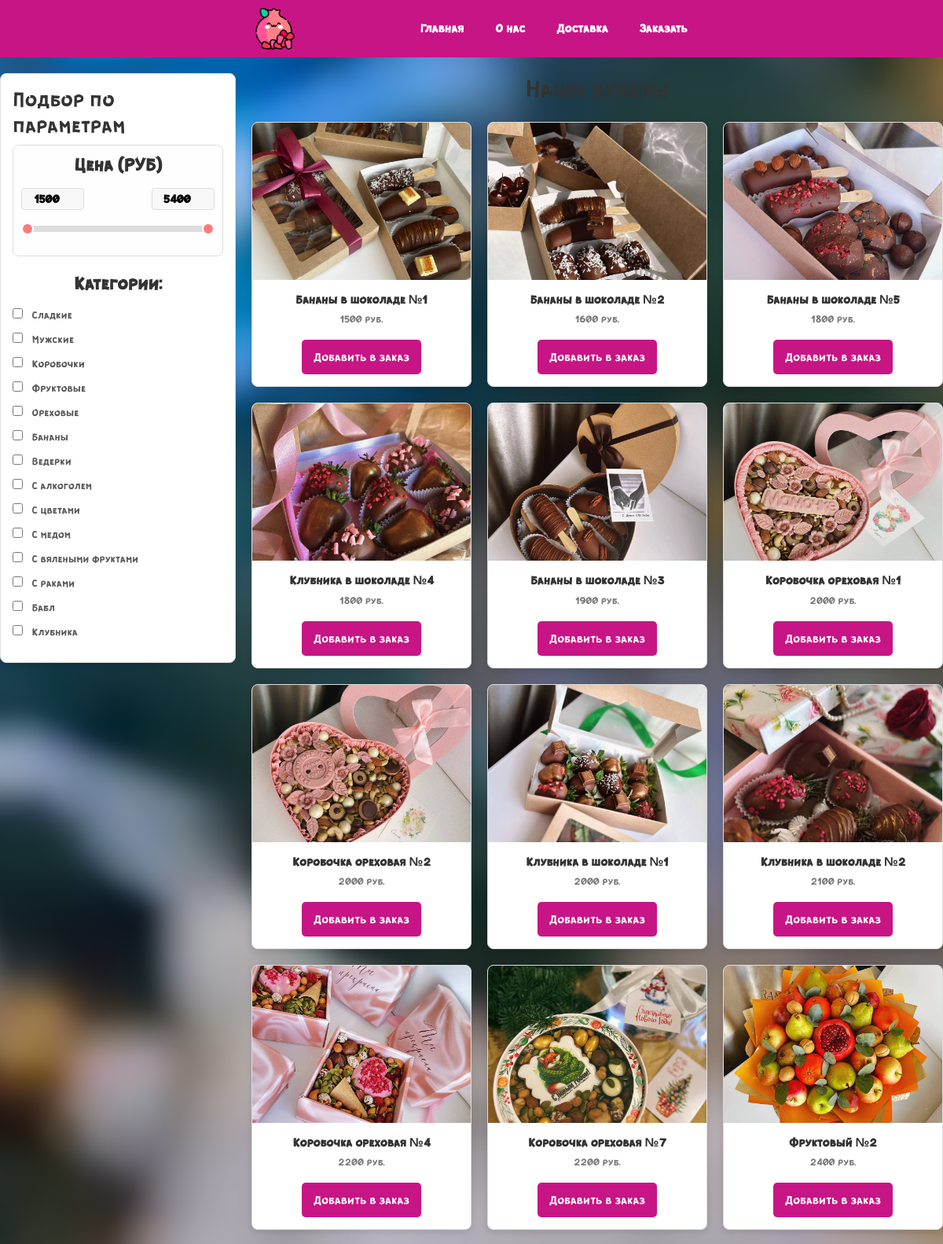
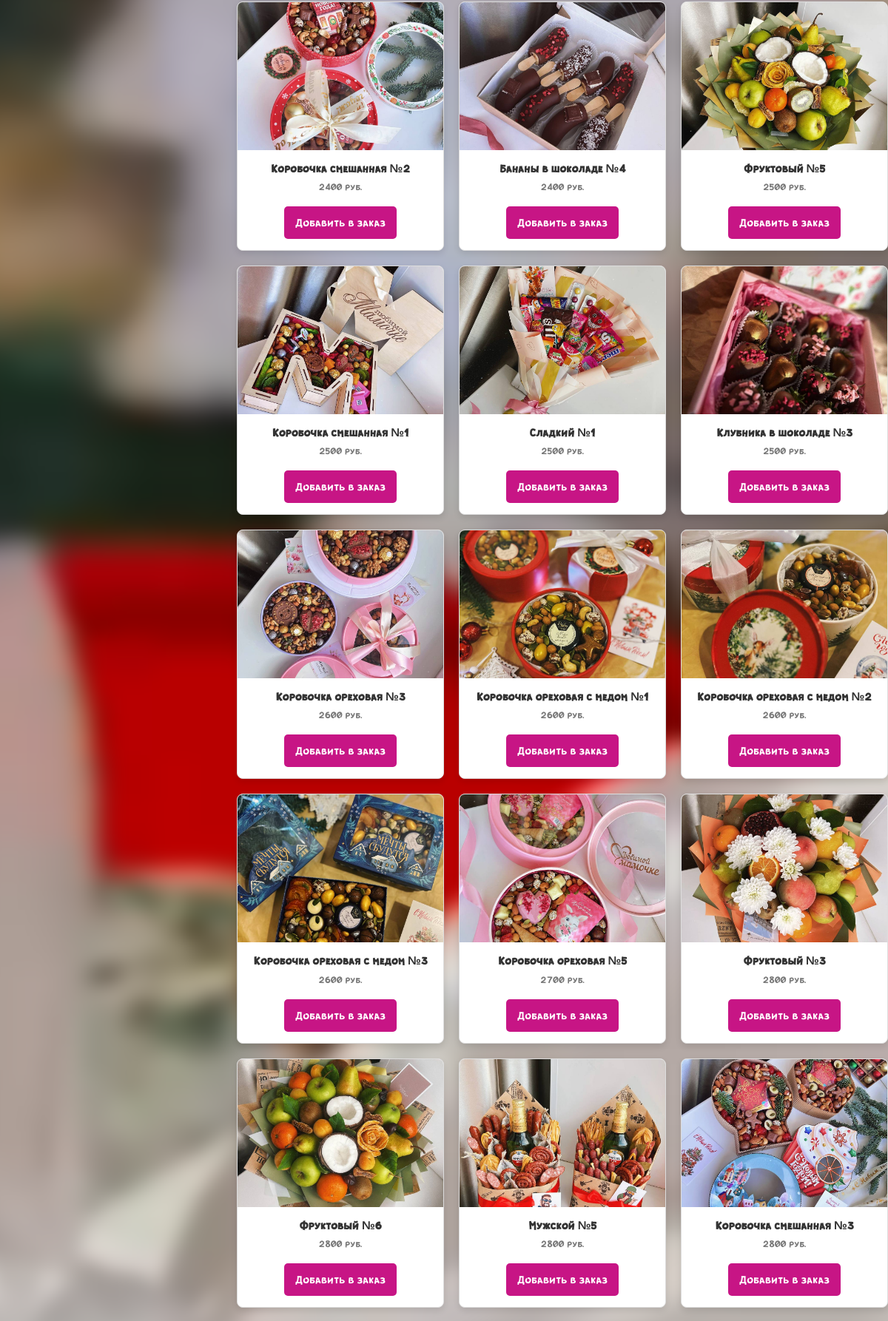
The page / (upper part) on the database its author committed (2 pictures, top to bottom).
### main/models.py (models this page shows, shortened)
class Category(models.Model):
    name = models.CharField(max_length=100)
    class Meta:
        verbose_name = 'Категория'
        verbose_name_plural = 'Категории'

class Bouquets(models.Model):
    categories = models.ManyToManyField(Category, related_name='bouquets')
    image = models.ImageField("Изображение", upload_to="bouquets/")
    price = models.IntegerField('Цена')
    title = models.CharField('Название', max_length=40)
    class Meta:
        verbose_name = 'Букет'
        verbose_name_plural = 'Букеты'

### main/views.py (the view)
# urls.py: path('', views.bouquets_view, name='home'),
def bouquets_view(request):
    min_price = Bouquets.objects.order_by('price').first().price if Bouquets.objects.exists() else 0
    max_price = Bouquets.objects.order_by('-price').first().price if Bouquets.objects.exists() else 10000
    price_min = int(request.GET.get('price_min', min_price))
    price_max = int(request.GET.get('price_max', max_price))
    selected_categories = request.GET.getlist('category')
    bouquets = Bouquets.objects.filter(price__gte=price_min, price__lte=price_max)
    if selected_categories:
        for category in selected_categories:
            bouquets = bouquets.filter(categories__name=category)
    bouquets = bouquets.order_by('price')
    categories = Category.objects.all()
    return render(request, 'main/bouquets.html', {
        'bouquets': bouquets.distinct(),
        'categories': categories,
        'min_price': min_price,
        'max_price': max_price,
        'selected_categories': selected_categories,
    })

### main/templates/main/bouquets.html (shortened to what this page needs)
{% extends "main/base.html" %}
{% load static %}
{% block content %}
<div class="main-container">
    <div class="filter-panel">
        <h3 class="filter-title">Подбор по параметрам</h3>
        <form method="get" id="filter-form">
            <div class="price-slider-container">
                <h4>Цена (РУБ)</h4>
                <div class="slider-values d-flex justify-content-between mb-2">
                    <input type="number" id="price-min-input" class="price-input"
                           name="price_min" min="{{ min_price }}" max="{{ max_price }}"
                           value="{{ request.GET.price_min|default:min_price }}">
                    <input type="number" id="price-max-input" class="price-input"
                           name="price_max" min="{{ min_price }}" max="{{ max_price }}"
                           value="{{ request.GET.price_max|default:max_price }}">
                </div>
                <div class="slider-wrapper">
                    <input type="range" id="slider-min" min="{{ min_price }}" max="{{ max_price }}"
                           value="{{ request.GET.price_min|default:min_price }}">
                    <input type="range" id="slider-max" min="{{ min_price }}" max="{{ max_price }}"
                           value="{{ request.GET.price_max|default:max_price }}">
                </div>
            </div>
            <div class="filter-section">
                <h4>Категории:</h4>
                {% for category in categories %}
                <label>
                    <input type="checkbox" name="category" value="{{ category.name }}"
                        {% if category.name in selected_categories %}checked{% endif %}>
                    {{ category.name }}
                </label>
                {% endfor %}
            </div>
        </form>
    </div>
    <div class="bouquets-container">
        <h2 class="text-center mb-4">Наши букеты</h2>
        <div class="bouquets-grid" id="bouquets-grid">
            {% for bouquet in bouquets %}
            <div class="bouquet-card show">
                <img src="{{ bouquet.image.url }}" alt="Букет {{ bouquet.title }}">
                <div class="card-body">
                    <h5 class="card-title">{{ bouquet.title }}</h5>
                    <p class="card-text">{{ bouquet.price }} руб.</p>
                    <form method="post" action="{% url 'add_to_order' bouquet.id %}">
                        <button type="submit" class="btn btn-primary">Добавить в заказ</button>
                    </form>
                </div>
            </div>
            {% empty %}
            <p class="text-center">Нет букетов, подходящих под выбранные параметры.</p>
            {% endfor %}
        </div>
    </div>
</div>
{% endblock %}

### main/templates/main/base.html (shortened to what this page needs)
{% load static %}
<!DOCTYPE html>
<html lang="ru">
<head>
    <link href="https://cdn.jsdelivr.net/npm/bootstrap@5.3.3/dist/css/bootstrap.min.css" rel="stylesheet">
    <link rel="stylesheet" href="{% static 'main/css/style.css' %}">
</head>
<body>
    <header>
        <nav>
            <ul class="header-menu">
                <li><img src="{% static 'main/img/logo.png' %}" alt="" class="logo"></li>
                <li><a href="{% url 'bouquets' %}">Главная</a></li>
                <li><a href="{% url 'about' %}">О нас</a></li>
                <li><a href="{% url 'delivery' %}">Доставка</a></li>
                <li><a href="{% url 'order' %}">Заказать</a></li>
            </ul>
        </nav>
    </header>
    <main>
        <div class="video-background">
            <video autoplay muted loop preload="auto" poster="{% static 'main/img/home-placeholder.png' %}">
                <source src="{% static 'main/video/home_background.mp4' %}" type="video/mp4">
            </video>
        </div>
        {% block content %}
        {% endblock %}
    </main>
</body>
</html>

### main/static/main/css/style.css (style rules this page uses)
body { font-family: 'Guerrilla', sans-serif; margin: 0; padding: 0; background: #f4f4f4; color: #333; }
header { background-color: #C71585; color: #ffffff; padding: 10px 20px; text-align: center; }
nav ul { list-style-type: none; padding: 0; margin: 0; display: flex; justify-content: center; align-items: center; }
.header-menu li:first-child { margin-right: 12%; }
.logo { width: 50px; }
nav ul li { margin: 0 20px; }
nav ul li a { color: white; text-decoration: none; font-size: 16px; font-weight: bold; }
.card-body { padding: 15px 16px; width: 100%; text-align: center; }
.video-background { position: fixed; top: 0; left: 0; width: 100%; height: 100%; overflow: hidden; z-index: -1; }
.video-background video { width: 100%; height: 100%; object-fit: cover; filter: blur(10px); transform: scale(1.1) }
.main-container { display: flex; gap: 20px; margin: 20px auto; max-width: 1200px; }
.filter-panel { width: 300px; max-height: 750px; background-color: #fff; border: 1px solid #ddd; border-radius: 8px; padding: 15px; box-shadow: 0 2px 6px rgba(0, 0, 0, 0.1); flex-shrink: 0; }
.filter-panel h4 { text-align: center; margin-bottom: 15px; font-weight: bold; }
.filter-panel label { display: block; margin-bottom: 10px; font-size: 14px; color: #555; cursor: pointer; }
.filter-panel input[type="checkbox"] { margin-right: 8px; }
.price-slider-container { margin-bottom: 20px; padding: 10px; background-color: #fefefe; border: 1px solid #ddd; border-radius: 8px; }
.price-input { width: 80px; text-align: center; font-weight: bold; border: 1px solid #ddd; border-radius: 4px; background: #f8f8f8; }
.slider-wrapper { position: relative; height: 8px; margin: 20px 0; background: #ddd; border-radius: 5px; }
.slider-wrapper input[type="range"] { position: absolute; width: 100%; height: 8px; background: none; -webkit-appearance: none; appearance: none; pointer-events: none; margin: 0; }
.bouquets-container { flex: 1; padding-bottom: 100px; }
.bouquets-grid { display: grid; grid-template-columns: repeat(auto-fill, minmax(250px, 1fr)); gap: 20px; }
.bouquet-card { background: #fff; border: 1px solid #ddd; border-radius: 8px; box-shadow: 0 4px 8px rgba(0, 0, 0, 0.1); overflow: hidden; opacity: 0; transform: translateY(20px); transition: all 0.6s ease-out; }
.bouquet-card.show { opacity: 1; transform: translateY(0); }
.bouquet-card img { width: 100%; height: 200px; object-fit: cover; }
.card-title { font-size: 16px; font-weight: bold; color: #333; }
.card-text { font-size: 14px; color: #777; margin-top: 5px; }
button { background-color: #FF7A7A; color: white; border: none; padding: 10px 15px; border-radius: 5px; cursor: pointer; transition: background-color 0.3s; }
.btn-primary { background-color: #C71585; color: white; border: none; padding: 10px 15px; border-radius: 5px; cursor: pointer; transition: background-color 0.3s ease; }

### rows shown on the page
Category: name "Сладкие"
Category: name "Мужские"
Category: name "Коробочки"
Category: name "Фруктовые"
Category: name "Ореховые"
Category: name "Бананы"
Category: name "Ведерки"
Category: name "С алкоголем"
Category: name "С цветами"
Category: name "С медом"
Category: name "С вялеными фруктами"
Category: name "С раками"
Category: name "Бабл"
Category: name "Клубника"
Bouquets: image (picture), title "Бананы в шоколаде №1", price "1500"
Bouquets: image (picture), title "Бананы в шоколаде №2", price "1600"
Bouquets: image (picture), title "Бананы в шоколаде №5", price "1800"
Bouquets: image (picture), title "Клубника в шоколаде №4", price "1800"
Bouquets: image (picture), title "Бананы в шоколаде №3", price "1900"
Bouquets: image (picture), title "Коробочка ореховая №1", price "2000"
Bouquets: image (picture), title "Коробочка ореховая №2", price "2000"
Bouquets: image (picture), title "Клубника в шоколаде №1", price "2000"
Bouquets: image (picture), title "Клубника в шоколаде №2", price "2100"
Bouquets: image (picture), title "Коробочка ореховая №4", price "2200"
Bouquets: image (picture), title "Коробочка ореховая №7", price "2200"
Bouquets: image (picture), title "Фруктовый №2", price "2400"
Bouquets: image (picture), title "Коробочка смешанная №2", price "2400"
Bouquets: image (picture), title "Бананы в шоколаде №4", price "2400"
Bouquets: image (picture), title "Фруктовый №5", price "2500"
Bouquets: image (picture), title "Коробочка смешанная №1", price "2500"
Bouquets: image (picture), title "Сладкий №1", price "2500"
Bouquets: image (picture), title "Клубника в шоколаде №3", price "2500"
Bouquets: image (picture), title "Коробочка ореховая №3", price "2600"
Bouquets: image (picture), title "Коробочка ореховая с медом №1", price "2600"
Bouquets: image (picture), title "Коробочка ореховая с медом №2", price "2600"
Bouquets: image (picture), title "Коробочка ореховая с медом №3", price "2600"
Bouquets: image (picture), title "Коробочка ореховая №5", price "2700"
Bouquets: image (picture), title "Фруктовый №3", price "2800"
Bouquets: image (picture), title "Фруктовый №6", price "2800"
Bouquets: image (picture), title "Мужской №5", price "2800"
Bouquets: image (picture), title "Коробочка смешанная №3", price "2800"
